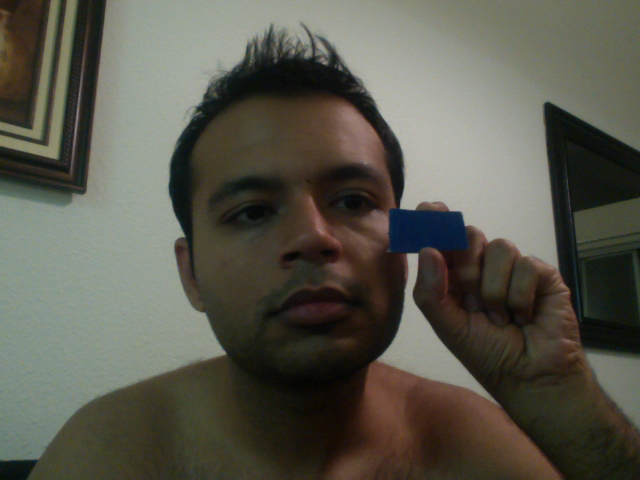
#> input picture tracker/blue.png, 640 x 480 px
$ python test.py   (Python 2 division)
#> lines starting #> are read from the running program, lines starting #| are printed output that depends on the picture; after the words box and inside, x2 and y2 are one past the last pixel; in counts of white or black regions, pixels touching at a corner belong together
#> further down, frame is the input picture: shape (480, 640, 3); mean B, G, R 77.1, 88.2, 89.5
import cv2
import numpy as np

def processImage(frame):
  blur = cv2.GaussianBlur(frame, (7,7), 0)
  hsv = cv2.cvtColor(blur, cv2.COLOR_BGR2HSV)
#> hsv: shape (480, 640, 3); mean H, S, V 36.5, 64.9, 93.1

  blue_min = np.array([100, 50, 20], np.uint8)
  blue_max = np.array([110, 255, 255], np.uint8)

  mask = cv2.inRange(hsv, blue_min, blue_max)
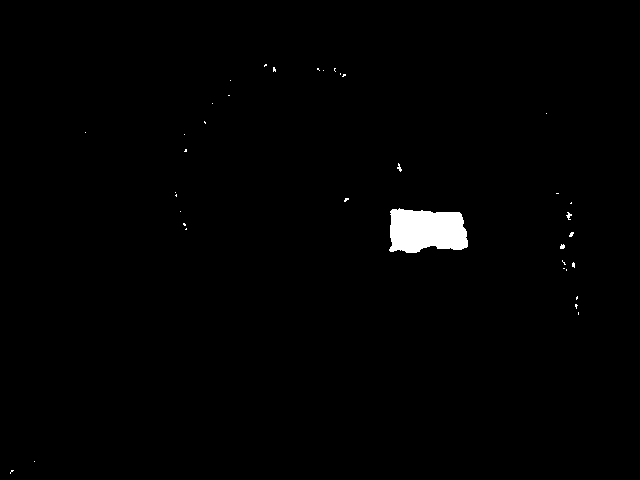
#> mask: shape (480, 640); 1% white; 37 white regions (33 under 20 px), largest, box (x1, y1, x2, y2) and area: (389, 208, 468, 253) 2898, (566, 212, 572, 220) 24, (397, 163, 402, 172) 21, (560, 244, 565, 249) 20
  kernel = np.ones((3,3),np.uint8)
  mask = cv2.dilate(mask, kernel, iterations=1)
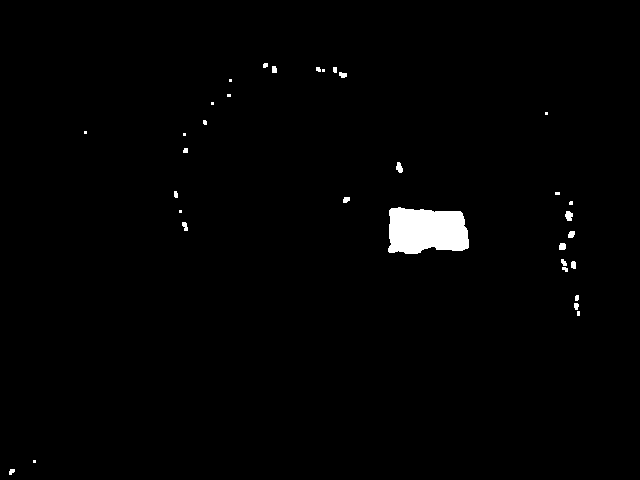
#> mask: shape (480, 640); 1.3% white; 33 white regions (13 under 20 px)

  contours, hierarchy = cv2.findContours(mask.copy(), cv2.RETR_TREE,
                                         cv2.CHAIN_APPROX_SIMPLE)
#> contours = 33 contours, 23 with area under 20; largest, box (x1, y1, x2, y2) and area: (388, 207, 469, 254) 3063, (565, 211, 573, 221) 46, (396, 162, 403, 173) 40, (559, 243, 566, 250) 34, (568, 231, 575, 238) 30
  print len(contours)
#| 33
  largestCnt = None
  maxArea = 0
  for cnt in contours:
    area = cv2.contourArea(cnt)
    if area > maxArea:
      maxArea = area
      largestCnt = cnt
#> this loop made 33 passes
#> (area, maxArea) on passes 7, 9, 12, 14: (25.5, 25.5), (33.5, 33.5), (46.5, 46.5), (3063, 3063)
#> area on passes 10, 11, 16, 19, 28, 32: 30, 25.5, 24.5, 40.5, 25.5, 22.5
#> after the loop, largestCnt = contour of 75 points, box (x1, y1, x2, y2) (388, 207, 469, 254), area 3063; maxArea = 3063

  print maxArea
#| 3063.0
  if maxArea > 0:
    M = cv2.moments(largestCnt)
#> M = moments, m00 3063, centre m10/m00, m01/m00 = (426.2, 230.3)
    cx = int(M['m10']/M['m00'])
#> cx = 426
    cy = int(M['m01']/M['m00'])
#> cy = 230
    print "center:", cx, cy
#| center: 426 230
  '''rect = cv2.minAreaRect(largestCnt)
  box = cv2.boxPoints(rect)
  box = np.int0(box)
  frame = cv2.drawContours(frame,[box],0,(0,0,255),2)'''
  frame = cv2.drawContours(frame, [largestCnt], 0, (0,255,0), 1)
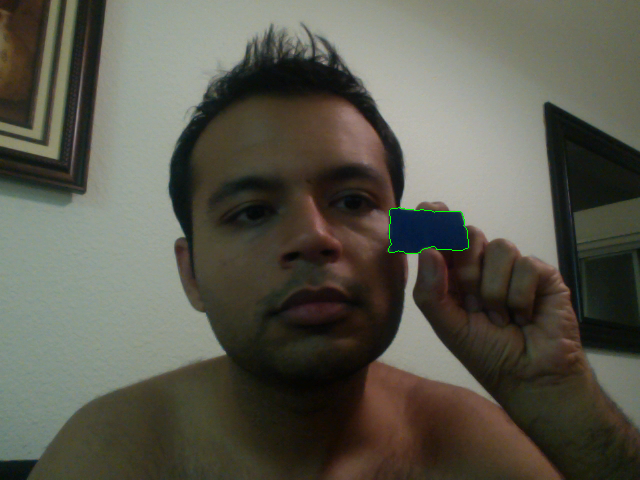
#> frame: shape (480, 640, 3); 0.07% of pixels changed, all inside (x1, y1, x2, y2) = (388, 207, 469, 254)

frame = cv2.imread("blue.png")
processImage(frame)
cv2.imshow("img", frame)
cv2.waitKey(0)
cv2.destroyAllWindows()
